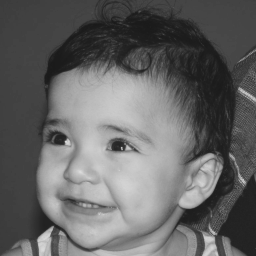
//> input picture Parte 3/biel.png, 256 x 256 px
$ ./trocaregioes   (built with g++ and OpenCV 4)
//> lines starting //> are read from the running program, lines starting //| are printed output that depends on the picture
#include <iostream>
#include <cv.h>
#include <highgui.h>
#include <stdlib.h>
#include <time.h>

using namespace cv;
using namespace std;

int main(int, char**){
  Mat image;
  Vec3b val;
  int width, height;
  int x,y;
 // int x1,y1,x2,y2;

  image=imread("biel.png",CV_LOAD_IMAGE_GRAYSCALE);
//> image is the input picture: 256 rows x 256 cols, CV_8UC1; min 26, max 219, mean 100.9
  if(!image.data)
    cout << "nao abriu bolhas.png" << endl;

  namedWindow("janela",WINDOW_AUTOSIZE);

  width=image.size().width;
//> width = 256
  height=image.size().height;
//> height = 256


  cout<<"largura:"<<width<<endl;
//| largura:256
  cout<<"altura:"<<height<<endl;
//| altura:256
  Mat imagemtrocada(width, height,CV_LOAD_IMAGE_GRAYSCALE);
  srand((unsigned)time(NULL));
  int numeroAleatorio= 30+rand()%190;

  for(int i=0;i<height;i++){
    for(int j=0;j<width;j++){
      x=(i+numeroAleatorio)%256;
      y=(j+numeroAleatorio)%256;
      imagemtrocada.at<uchar>(i,j)=image.at<uchar>(x,y);
    }
  }
//> this loop made 256 passes
//> x on passes 1 to 3: 200, 201, 202
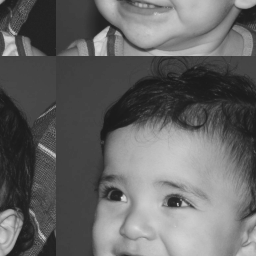
//> imagemtrocada: 256 rows x 256 cols, CV_8UC1; min 26, max 219, mean 100.9
//> after the loop, x = 199; y = 199

  imshow("janela", imagemtrocada);
  waitKey();
  return 0;
}
